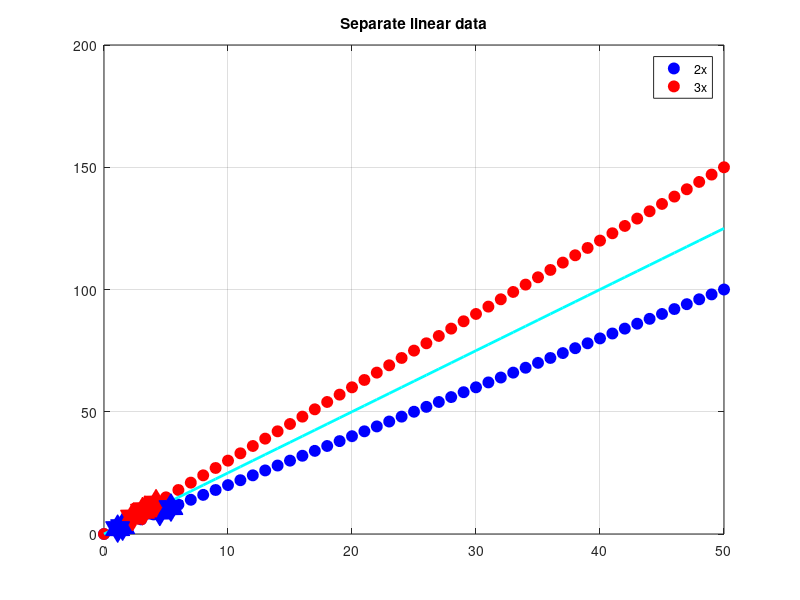

MATLAB code for this plot:
x = 0:50;

x_2 = @(x) 2*x;
x_3 = @(x) 3*x;

y1 = arrayfun(x_2, x);
y2 = arrayfun(x_3, x);

plot(x,y1,'o','MarkerSize', 8, 'MarkerEdgeColor', 'b', 'MarkerFaceColor', 'b');
hold on;

plot(x,y2,'o','MarkerSize', 8, 'MarkerEdgeColor', 'r', 'MarkerFaceColor', 'r');
hold on;

xs = cat(2,x,x);
ys = cat(2,y1,y2);

xs_sum = sum(xs);
ys_sum = sum(ys);

x_squared_fun = @(x) x^2;
xs_squared_sum = sum(arrayfun(x_squared_fun, xs));

x_y_fun = @(x,y) x*y;
x_y_sum = sum(arrayfun(x_y_fun, xs, ys));

n  = length(xs);

first_row = -1*n*xs_squared_sum;
second_row = xs_sum*xs_sum;

first_result = -1*n*x_y_sum;
second_result = xs_sum*ys_sum;

a = (first_result-second_result)/(first_row - second_row);
b = (ys_sum - (a*xs_sum))/n;

linear_fun = @(a,b,x) a*x + b;
approximated_values = arrayfun(linear_fun, a,b,x);

plot(x, approximated_values, '-', 'LineWidth', 2, 'Color', 'c');
hold on;


xs_to_pred = [1.5, 4.5, 3.3, 2.3, 1.1, 4.2, 5.4, 3.1];
ys_to_pred = [3, 9, 9.9, 6.9, 2.2, 12.6, 10.8, 9.3];

for i = 0:length(xs_to_pred)-1
  x_test = xs_to_pred(i+1)
  y_test = ys_to_pred(i+1)
  ref = linear_fun(a,b,x_test)
  color = 'b';
  if y_test > ref
    color = 'r';
  endif
  plot(x_test, y_test,'h','MarkerSize', 20, 'MarkerEdgeColor', color, 'MarkerFaceColor', color);
  hold on;
endfor


grid on;

title("Separate linear data");
legend("2x", "3x");
